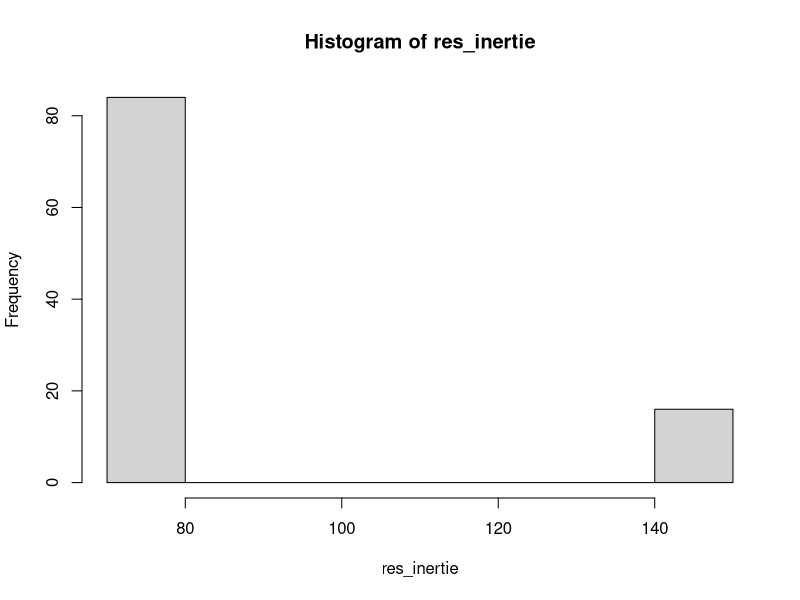
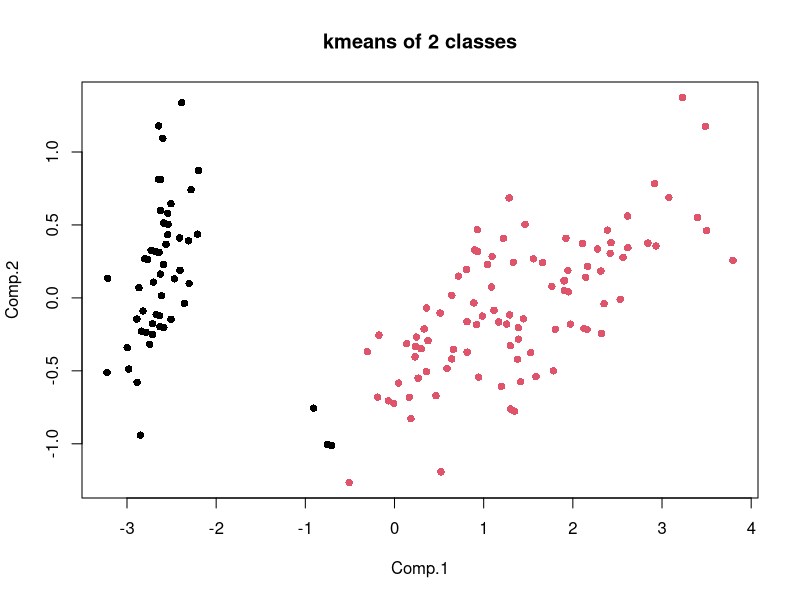
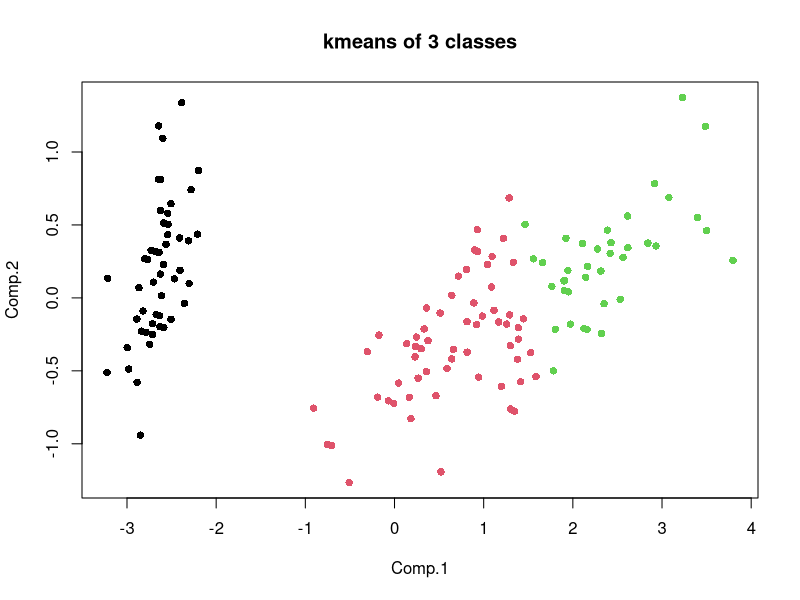
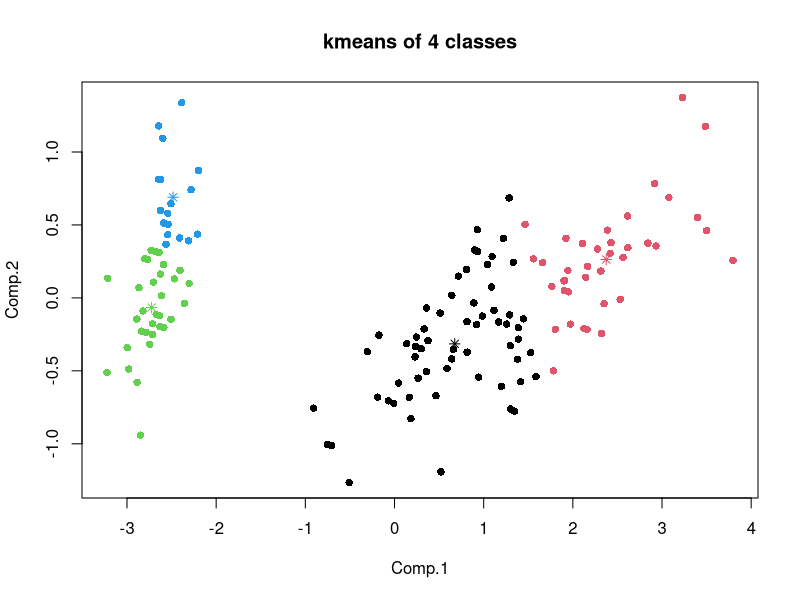
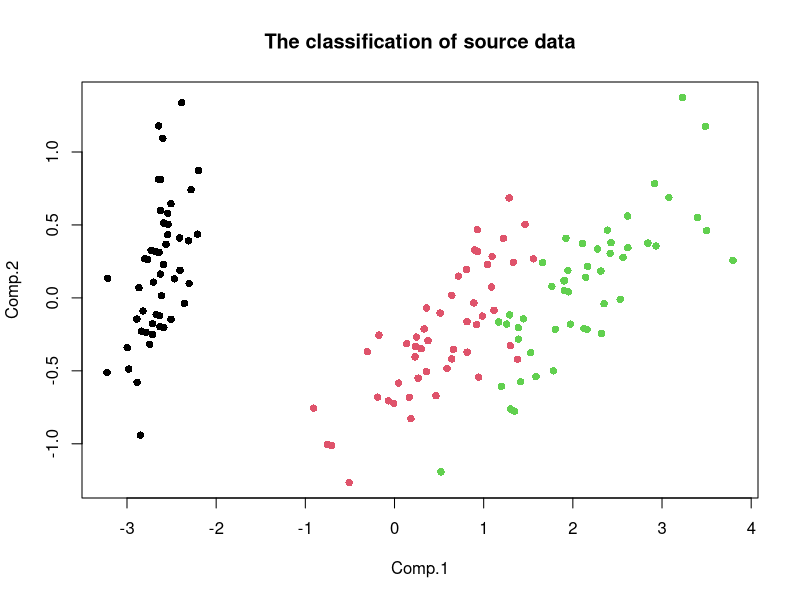
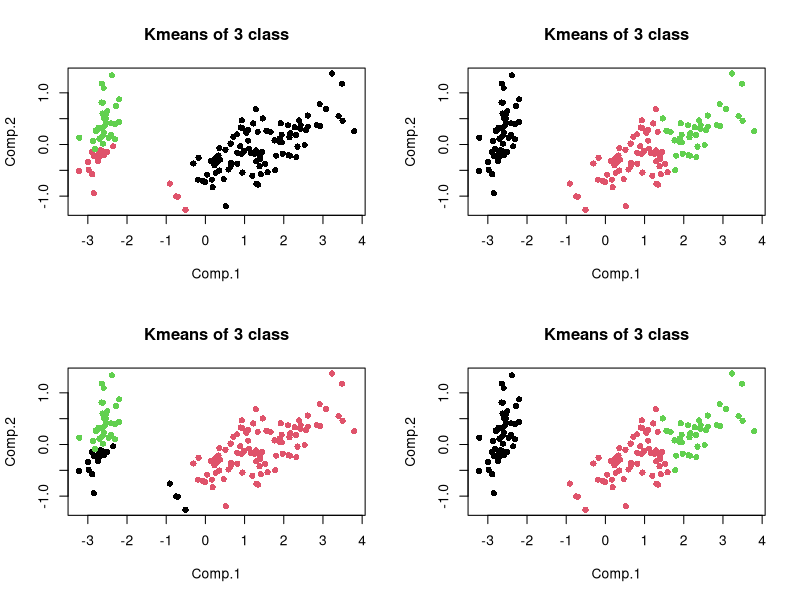
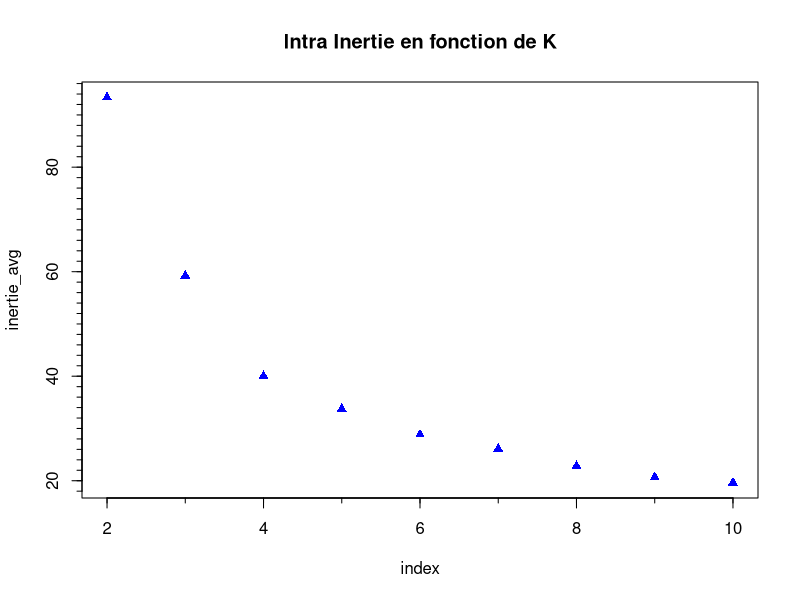

These charts were generated, in order, by the following R code:
library(MASS)
library(Hmisc)

iris_quant <- iris[1:4]
n <- dim(iris_quant)[1]

#Question 01
par(mfrow=c(1,1))
C <- princomp(iris_quant)

res2 <- kmeans(iris_quant,2)
png("./Graphics/Q1_k2.png")
plot(C$scores[,1:2],col=res2$cluster,pch=16,main="kmeans of 2 classes")
points(res2$centers,col=1:2,pch=8)
dev.off()

#index <- which(res2$cluster==1)
#points_class1 <- iris_quant[index,]
#plot(points_class1)

res3 <- kmeans(iris_quant,3)
png("./Graphics/Q1_k3.png")
plot(C$scores,col=res3$cluster,pch=16,main="kmeans of 3 classes")
points(res3$centers,col=1:3,pch=8)
dev.off()

res4 <- kmeans(C$scores,4)
png("./Graphics/Q1_k4.png")
plot(C$scores,col=res4$cluster,pch=16,main="kmeans of 4 classes")
points(res4$centers,col=1:4,pch=8)
dev.off()

C_source <- princomp(iris_quant)
png("./Graphics/Q1_source_data.png")
plot(C_source$scores[,1:2],col=iris$Species,main="The classification of source data",pch=16)
dev.off()



#Question 02

png("./Graphics/Q2_k3.png")
par(mfrow=c(2,2))
for(i in 1:4)
{
	res <- kmeans(iris_quant,3)
	
	plot(C$scores,col=res$cluster,pch=16)
	points(res$centers,col=1:3,pch=8)
	title(main="Kmeans of 3 class")
	
	print(res$tot.withinss)

}
dev.off()

res_inertie <- rep(0,length=100)
for(i in 1:100)
{
  res <- kmeans(iris_quant,3)
  
  res_inertie[i] <- res$tot.withinss
  
}

hist(res_inertie)

#Question 03
#Firstly, we make a sample of 100 
sample_iris <- iris_quant[sample(1:n,100,replace=F),]
C_sample <- princomp(sample_iris)

#Make a loop to do k-means
par(mfrow=c(1,1))
index <- c(2:10)
inertie <- matrix(0,nrow=100,ncol=9)
for(i in 1:100)
{
  for(k in 2:10)
  {
    res <- kmeans(sample_iris,k)
    inertie[i,k-1] = res$tot.withinss 
  }
}
inertie_avg <- colMeans(inertie)

#Draw a plot to describe this
png("./Graphics/Q3_Inertie_total.png")
plot(index,inertie_avg,col = "blue",pch=17,main="Intra Inertie en fonction de K")
minor.tick(ny=10)
dev.off()



#Question 04
